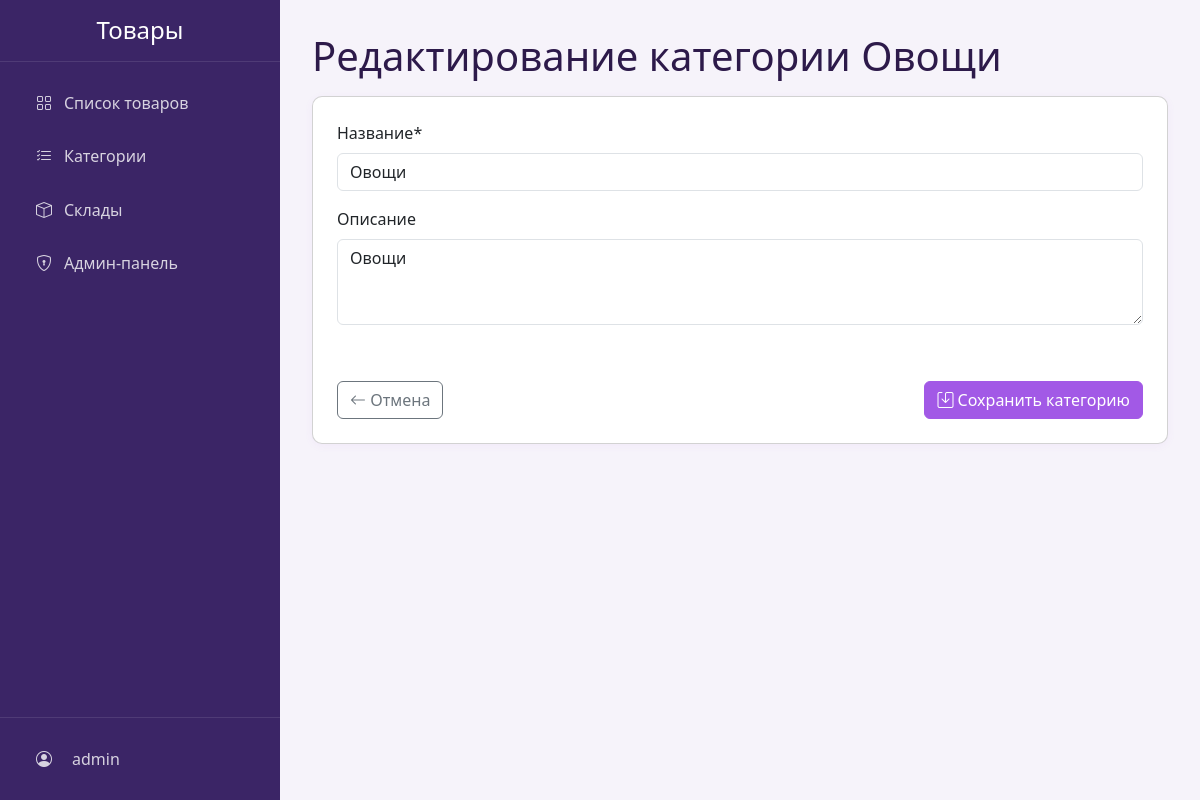
Page /categories/3/edit/ (signed in) on the committed database.
### products/models.py (models this page shows, shortened)
class User(AbstractUser):
    ROLES = (
        ('admin', 'Администратор'),
        ('manager', 'Менеджер'),
        ('client', 'Клиент'),
    )
    role = models.CharField(max_length=10, choices=ROLES, default='client')
    phone = models.CharField(max_length=20, blank=True)
    address = models.TextField(blank=True)

class Category(models.Model):
    name = models.CharField('Название', max_length=100)
    description = models.TextField('Описание', blank=True)
    created_at = models.DateTimeField('Дата создания', auto_now_add=True, null=True, blank=True)
    updated_at = models.DateTimeField('Дата обновления', auto_now=True)
    class Meta:
        verbose_name = 'Категория'
        verbose_name_plural = 'Категории'
        ordering = ['name']

### products/views.py (the view)
# urls.py: path('categories/<int:pk>/edit/', views.category_edit, name='category_edit'),
@user_passes_test(lambda u: u.is_staff)
def category_edit(request, pk):
    category = get_object_or_404(Category, pk=pk)
    if request.method == 'POST':
        form = CategoryForm(request.POST, instance=category)
        if form.is_valid():
            form.save()
            messages.success(request, f'Категория "{category.name}" успешно обновлена!')
            return redirect('category_list')
    else:
        form = CategoryForm(instance=category)
    return render(request, 'categories/form.html', {
        'form': form,
        'title': f'Редактирование категории {category.name}',
        'edit_mode': True
    })

### products/forms.py
class CategoryForm(forms.ModelForm):
    class Meta:
        model = Category
        fields = ['name', 'description']
        widgets = {
            'description': forms.Textarea(attrs={'rows': 3}),
        }

### products/templates/categories/form.html (shortened to what this page needs)
{% extends 'base.html' %}
{% load crispy_forms_tags %}
{% block content %}
<div class="row mb-2">
    <div class="col-md-10">
        <h1>{{ title }}</h1>
    </div>
</div>
        <div class="card">
            <div class="card-body">
            <form method="post" class="needs-validation" novalidate>
                <div class="row g-3 p-2">
                    <div class="col-12">
                        {{ form|crispy }}
                    </div>
                </div>
                <div class="d-flex justify-content-between mt-4 p-2">
                    <a href="{% url 'category_list' %}" class="btn btn-outline-secondary">
                        <i class="bi bi-arrow-left"></i> Отмена
                    </a>
                    <button type="submit" class="btn btn-primary">
                        <i class="bi bi-save"></i> Сохранить категорию
                    </button>
                </div>
            </form>
        </div>
    </div>
{% endblock %}

### products/templates/base.html (shortened to what this page needs)
<!DOCTYPE html>
<html lang="ru">
<head>
    {% load static %}
    <link rel="stylesheet" href="{% static 'css/variables.css' %}">
    <link rel="stylesheet" href="{% static 'css/base.css' %}">
    <link rel="stylesheet" href="{% static 'css/layout.css' %}">
    <link rel="stylesheet" href="{% static 'css/components.css' %}">
    <link rel="stylesheet" href="{% static 'css/utilities.css' %}">
    <link href="https://cdn.jsdelivr.net/npm/bootstrap@5.3.0/dist/css/bootstrap.min.css" rel="stylesheet">
    <link rel="stylesheet" href="https://cdn.jsdelivr.net/npm/bootstrap-icons@1.10.0/font/bootstrap-icons.css">
</head>
<body>
    {% if user.is_authenticated %}
    <nav class="sidebar" id="sidebar">
        <div class="sidebar-header">
            <h4 class="mb-0 text-center">Товары</h4>
        </div>
        <div class="sidebar-menu">
            <ul class="nav flex-column gap-1 px-2">
                {% if user.role == 'manager' or user.role == 'admin' %}
                    <li class="nav-item">
                        <a class="nav-link text-decoration-none {% if request.resolver_match.url_name == 'product_list' %}active{% endif %}" href="{% url 'product_list' %}">
                            <i class="bi bi-grid"></i> Список товаров
                        </a>
                    </li>
                {% endif %}
                {% if user.role == 'manager' or user.role == 'admin' %}
                    <li class="nav-item">
                        <a class="nav-link text-decoration-none {% if request.resolver_match.url_name == 'category_list' %}active{% endif %}" href="{% url 'category_list' %}">
                            <i class="bi bi-list-check"></i> Категории
                        </a>
                    </li>
                {% endif %}
                {% if user.role == 'admin' %}
                    <li class="nav-item">
                        <a class="nav-link text-decoration-none {% if request.resolver_match.url_name == 'warehouse_list' %}active{% endif %}" href="{% url 'warehouse_list' %}">
                            <i class="bi bi-box"></i> Склады
                        </a>
                    </li>
                {% endif %}
                {% if user.role == 'admin' %}
                    <li class="nav-item">
                        <a class="nav-link text-decoration-none" href="/admin/">
                            <i class="bi bi-shield-lock"></i> Админ-панель
                        </a>
                    </li>
                {% endif %}
            </ul>
        </div>
        <div class="user-info py-0 px-2">
            <div class="sidebar-menu">
                <ul class="nav flex-column gap-1">
                    <li class="nav-item">
                        <a class="nav-link text-decoration-none {% if request.resolver_match.url_name == 'profile' %}active{% endif %}" href="{% url 'profile' %}">
                            <i class="bi bi-person-circle me-2"></i>
                            <span>{{ user.username }}</span>
                        </a>
                    </li>
                </ul>
            </div>
        </div>
    </nav>
    {% endif %}
    <main
        class="main-content"
        id="mainContent"
        style="{% if not  user.is_authenticated %}margin-left: 0px;{% endif %}"
    >
        {% block content %}{% endblock %}
    </main>
</body>
</html>

### static/css/variables.css (style rules this page uses)
:root { --primary-color: #a259e6; --primary-hover: #7c3fa9; --secondary-color: #ceade6; --sidebar-bg: #3b2566; --sidebar-text: #fff; --main-bg: #f6f3fa; --card-bg: #fff; --card-shadow: 0 2px 8px rgba(162, 89, 230, 0.06); --text-dark: #2d1a4a; --text-light: #fff; --success-color: #198754; --danger-color: #dc3545; --warning-color: #ffc107; --info-color: #0dcaf0; --light-color: #f8f9fa; --dark-color: #212529; --sidebar-width: 280px; --header-height: 60px; --border-radius: 12px; --spacing-xs: 0.25rem; --spacing-sm: 0.5rem; --spacing-md: 1rem; --spacing-lg: 1.5rem; --spacing-xl: 2rem; --shadow-sm: 0 .125rem .25rem rgba(0,0,0,.075); --shadow-md: 0 .5rem 1rem rgba(0,0,0,.15); --shadow-lg: 0 1rem 3rem rgba(0,0,0,.175); --transition-speed: 0.3s; --transition-timing: ease-in-out; }

### static/css/base.css (style rules this page uses)
*, *::before, *::after { box-sizing: border-box; margin: 0; padding: 0; }
html { font-size: 16px; line-height: 1.5; -webkit-text-size-adjust: 100%; -webkit-tap-highlight-color: rgba(0, 0, 0, 0); }
body { font-family: -apple-system, BlinkMacSystemFont, "Segoe UI", Roboto, "Helvetica Neue", Arial, sans-serif; color: var(--dark-color); background-color: var(--light-color); -webkit-font-smoothing: antialiased; -moz-osx-font-smoothing: grayscale; }
h1, h2, h3, h4, h5, h6 { margin-bottom: var(--spacing-md); font-weight: 500; line-height: 1.2; }
h1 { font-size: 2.5rem; }
h4 { font-size: 1.5rem; }
a { color: var(--primary-color); text-decoration: none !important; transition: color var(--transition-speed) var(--transition-timing); }
ul, ol { margin-bottom: var(--spacing-md); padding-left: var(--spacing-lg); }
label { display: inline-block; margin-bottom: var(--spacing-xs); }
input, button, select, optgroup, textarea { margin: 0; font-family: inherit; font-size: inherit; line-height: inherit; }
button, input { overflow: visible; }
button, select { text-transform: none; }
button, [type="button"], [type="reset"], [type="submit"] { -webkit-appearance: button; }

### static/css/layout.css (style rules this page uses)
body { min-height: 100vh; display: flex; background: var(--main-bg); color: var(--text-dark); }
.sidebar { width: var(--sidebar-width); background: var(--dark-color); color: white; position: fixed; height: 100vh; overflow-y: auto; transition: all var(--transition-speed) var(--transition-timing); z-index: 1000; }
.sidebar-header { padding: var(--spacing-md); border-bottom: 1px solid rgba(255,255,255,0.1); }
.sidebar-menu { padding: var(--spacing-md) 0; }
.sidebar-menu .nav-link { color: rgba(255,255,255,0.8); padding: var(--spacing-sm) var(--spacing-lg); display: flex; align-items: center; gap: var(--spacing-sm); transition: all var(--transition-speed) var(--transition-timing); }
.sidebar-menu .nav-link i { width: 1.5rem; text-align: center; }
.main-content { margin-left: var(--sidebar-width); flex: 1; padding: 2rem; background: var(--main-bg); min-height: 100vh; color: var(--text-dark); }
.user-info { border-top: 1px solid rgba(255,255,255,0.1); margin-top: auto; }

### static/css/utilities.css (style rules this page uses)
.mb-0 { margin-bottom: 0 !important; }
.mb-2 { margin-bottom: var(--spacing-sm) !important; }
.mb-3 { margin-bottom: var(--spacing-md) !important; }
.mt-4 { margin-top: var(--spacing-lg) !important; }
.p-2 { padding: var(--spacing-sm) !important; }
.d-flex { display: flex !important; }
.flex-column { flex-direction: column !important; }
.justify-content-between { justify-content: space-between !important; }
.text-center { text-align: center !important; }
.btn-primary { background-color: var(--primary-color) !important; border-color: var(--primary-color) !important; color: var(--text-light) !important; }

### products/templates/categories/form.html (style rules this page uses)
.card { border-radius: 10px; }
.form-control { border-radius: 6px; }

### rows in the picture
User: username "admin"
Category: name "Овощи", description "Овощи"

### other values in the picture
{{ title }} "Редактирование категории Овощи"
